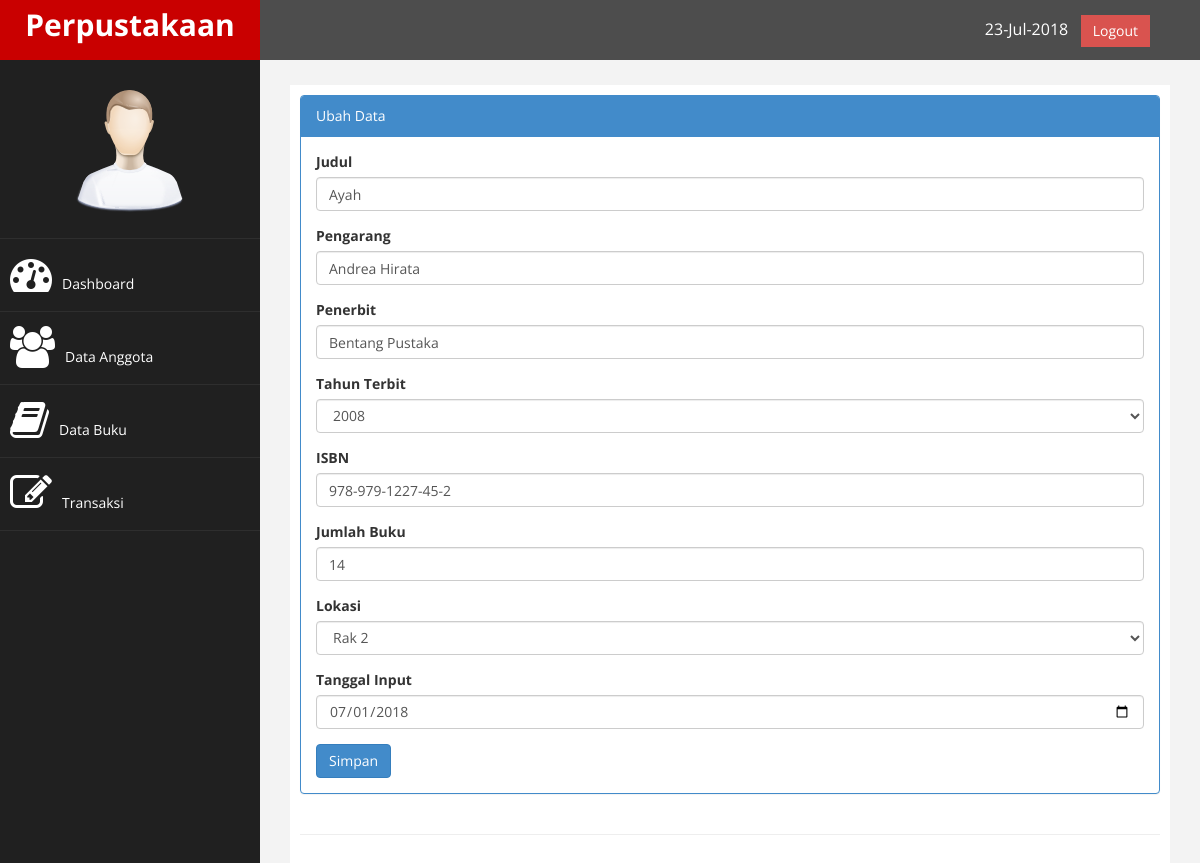
Screenshot of /?page=buku&aksi=ubah&id=2 (signed in) with the database file from the repository.
### tables this page shows
CREATE TABLE `tb_buku` (
  `id` int(9) NOT NULL,
  `judul` varchar(200) NOT NULL,
  `pengarang` varchar(100) NOT NULL,
  `penerbit` varchar(150) NOT NULL,
  `tahun_terbit` varchar(4) NOT NULL,
  `isbn` varchar(25) NOT NULL,
  `jumlah_buku` int(3) NOT NULL,
  `lokasi` enum('rak1','rak2','rak3') NOT NULL,
  `tgl_input` date NOT NULL
);

### page/buku/ubah.php (the view, shortened to what this page needs)
<?php
	$id = $_GET['id'];
	$sql = $koneksi -> query ("select * from tb_buku where id='$id'");
	$tampil = $sql -> fetch_assoc();
	$tahun2 = $tampil['tahun_terbit'];
	$lokasi = $tampil['lokasi'];
?>
<div class="panel panel-primary">
	<div class="panel-heading">
		Ubah Data
	</div>
	<div class="panel-body">
		<div class="row">
			<div class="col-md-12">
				<form method="POST" onsubmit ="return validasi(this)">
					<div class="form-group">
						<label>Judul</label>
						<input class="form-control" name = "judul" value = "<?php echo $tampil['judul'];?>"/>
					</div>
					<div class="form-group">
						<label>Pengarang</label>
						<input class="form-control" name = "pengarang" value = "<?php echo $tampil['pengarang'];?>"/>
					</div>
					<div class="form-group">
						<label>Penerbit</label>
						<input class="form-control" name = "penerbit" value = "<?php echo $tampil['penerbit'];?>"/>
					</div>
					<div class="form-group">
						<label>Tahun Terbit</label>
						<select class="form-control" name = "tahun">
							<?php
							$tahun =date("Y");
							for ($i=$tahun-29; $i <= $tahun; $i++) {
								if ($i == $tahun2) {
								echo '<option value = "'.$i.'" selected>'.$i.'</option>';
								}else{
								echo '<option value="'.$i.'">'.$i.'</option>';
							}
							}
							?>
						</select>
					</div>
					<div class="form-group">
						<label>ISBN</label>
						<input class="form-control" name = "isbn" value = "<?php echo $tampil['isbn'];?>"/>
					</div>
					<div class="form-group">
						<label>Jumlah Buku</label>
						<input class="form-control" type = "number" name = "jumlah" value = "<?php echo $tampil['jumlah_buku'];?>"/>
					</div>
					<div class="form-group">
						<label>Lokasi</label>
						<select class="form-control" name = "lokasi">
							<option value = "rak2"<?php if ($lokasi == 'rak2') {echo "selected";}?>>Rak 2</option>
						</select>
					</div>
					<div class="form-group">
						<label>Tanggal Input</label>
						<input class="form-control" type = "date" name = "tanggal" value = "<?php echo $tampil['tgl_input'];?>"/>
					</div>
					<div>
						<input type = "submit" name="simpan" value = "Simpan" class="btn - btn-primary">
					</div>
				</form>
			</div>
		</div>
	</div>
</div>

### assets/css/custom.css (style rules this page uses)
body { font-family: 'Open Sans', sans-serif; }

### rows the page displays
tb_buku: judul "Ayah", pengarang "Andrea Hirata", penerbit "Bentang Pustaka", tahun "2008", isbn "978-979-1227-45-2", jumlah "14", lokasi "Rak 2", tanggal "07/01/2018"
